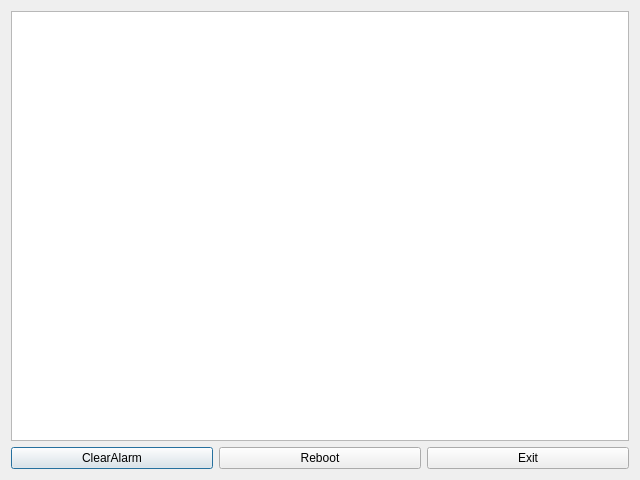
<?xml version="1.0" encoding="UTF-8"?>
<ui version="4.0">
 <class>AlertDialog</class>
 <widget class="QDialog" name="AlertDialog">
  <property name="geometry">
   <rect>
    <x>0</x>
    <y>0</y>
    <width>640</width>
    <height>480</height>
   </rect>
  </property>
  <property name="windowTitle">
   <string>Dialog</string>
  </property>
  <layout class="QGridLayout" name="gridLayout">
   <item row="0" column="0" colspan="3">
    <widget class="QPlainTextEdit" name="plainTextEdit"/>
   </item>
   <item row="1" column="0">
    <widget class="QPushButton" name="btnClearAlarm">
     <property name="text">
      <string>ClearAlarm</string>
     </property>
    </widget>
   </item>
   <item row="1" column="1">
    <widget class="QPushButton" name="btnReboot">
     <property name="text">
      <string>Reboot</string>
     </property>
    </widget>
   </item>
   <item row="1" column="2">
    <widget class="QPushButton" name="btnExit">
     <property name="text">
      <string>Exit</string>
     </property>
    </widget>
   </item>
  </layout>
 </widget>
 <resources/>
 <connections/>
</ui>
